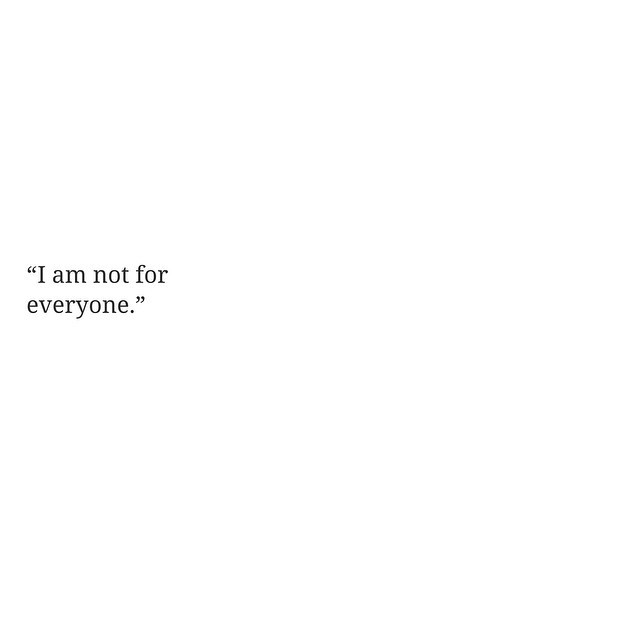
#> input picture joined comps/test/original.jpg, 640 x 640 px
$ python binary_sk.py --image test/original.jpg
#> lines starting #> are read from the running program, lines starting #| are printed output that depends on the picture; after the words box and inside, x2 and y2 are one past the last pixel; in counts of white or black regions, pixels touching at a corner belong together; long printed decimals are rounded
### joined comps/blur_ar.py
from imutils import paths
import argparse
import matplotlib.pyplot as plt
import numpy as np
import cv2


# [5 lines left out: function check_box_not_empty, not called in this run]

def check_aspect_ratio(image):
    #print(image.shape)
    img = image.copy()
    #print(type(image[0][0]))

    imgh , imgw = image.shape
    cv2.imshow("img",image)

    """ for i in range(imgh):
        for j in range(imgw):
            if image[i][j]> 0 and image[i,j] >120:
                print(i,j,image[i,j]) """

    image1 = cv2.cvtColor(image*255, cv2.COLOR_GRAY2BGR)

    num_levels, labels, stats, centroids = cv2.connectedComponentsWithStats(image, connectivity=4)
    #print(num_levels , len(labels),len(stats))
    valid_chars = []
    long_lines = []
    joined_comps = []
    huge_boxes = []
    dots = []
    hyphens = []
    #print("labels",labels)

    #print("stats",stats)
    sorted_stats = stats[np.argsort(stats[:, 3])]
    #print(sorted_stats)

    for i, stat in enumerate(sorted_stats):
        x , y , w , h = stat[0] , stat[1] ,stat[2] , stat[3]

        if ( w/h > 35 and h<6 ) or ( h/w > 25 and w < 6)  :
            #image = cv2.rectangle(image1,(x,y),(x+w,y+h),(0,255,255),1)
            long_lines.append(i)
            #print(w,h,w*h,h/w)

        elif w*h >2500 or ( w*h > 1700 and check_box_not_empty(sorted_stats[i:],x,y,x+w,y+h) ):
            #image = cv2.rectangle(image1,(x,y),(x+w,y+h),(0,255,0),2)
            huge_boxes.append(i)

        elif w*h >= 4 and w*h < 25 and w/h >= 2.5 and w/h < 5:
            #image = cv2.rectangle(image1,(x,y),(x+w,y+h),(255,255,0),2)
            hyphens.append(i)
            #print("hypehn",w,h,w/h,h/w,w*h)

        elif w*h < 7 or ( w*h <= 12 and w/h<= 2 and w/h >= 0.5) or ( w*h <= 16 and w/h< 1.7 and w/h >= 0.6) :
            #image = cv2.rectangle(image1,(x,y),(x+w,y+h),(255,255,255),1)
            dots.append(i)
            #print("dot",w,h,w*h,w/h,h/w)
            """ k = stat[1]+h//2
            n = stat[0]+ w//2
            print("pixel",img[k,n]) """

        elif ( w/h > 2 and w*h >= 25 ) :
            image = cv2.rectangle(image1,(x,y),(x+w,y+h),(0,0,255),1)
            joined_comps.append(i)
            #print(w,h,w*h,w/h,h/w)

        else :
            #image = cv2.rectangle(image1,(x,y),(x+w,y+h),(255,0,0),2)
            valid_chars.append(i)
            #print(w,h,w/h,h/w,h*w,area)
            #print(w,h,w*h,w/h,h/w)
        #print(w,h,w*h,w/h,h/w)
        """ if h/w >= 3 :
            vertc = vertc + 1 """
            #image = cv2.rectangle(image1,(x,y),(x+w,y+h),(255,255,255),2)

        k = stat[1]+h//2
        n = stat[0]+ w//2
        #print("pixel",img[k,n])
        #print("pixel",image[stat[1]+h//2,stat[0]+ w//2])
    #print("centroids",centroids)

    cv2.imwrite("test2/image1.jpg",image1)
    print("Total :",len(long_lines)+len(huge_boxes)+len(hyphens)+len(dots)+len(joined_comps)+len(valid_chars))
    print("Number of levels :",len(stats))
    print("Number of boxes :",len(huge_boxes))
    print("Number of lines :",len(long_lines))
    print("Number of hyphens :",len(hyphens))
    print("Number of valid chars :",len(valid_chars))
    print("Number of dots :",len(dots))
    print("Number of joined comps :",len(joined_comps))
    print("Total - dots :",len(stats)-len(dots))

    print("Joined comp % (Total-dots) :",(len(joined_comps)/(len(stats)- len(dots)))* 100,"%")
    print("Dots % Total :", (len(dots)/len(stats))*100,"%")

    cv2.imshow("final",image)
    cv2.waitKey(0)
    return (len(joined_comps)/(len(stats)- len(dots)))* 100 , (len(dots)/len(stats))*100

### joined comps/binary_sk.py
from blur_ar import check_aspect_ratio
from imutils import paths
import argparse
import matplotlib.pyplot as plt
import numpy as np
import cv2
from scipy import stats as st
from skimage.filters import threshold_sauvola


ap = argparse.ArgumentParser()
ap.add_argument("-i", "--image", required=True,
	help="path to input image")
args = vars(ap.parse_args())

print(args["image"])
image = cv2.imread(args['image'])
#> image is the input picture: shape (640, 640, 3); min 0, max 255, mean 254.4

#image = cv2.resize(image,(900,1580))

opname = (args["image"].split('/'))[-1] if args["image"].find('/') != -1 else args["image"]

opname = opname.split('.')[0]
print(opname)

#print(image.var())
cv2.imshow("original",image)
#image1 = cv2.GaussianBlur(image, (3, 3), 0)
gray = cv2.cvtColor(image, cv2.COLOR_BGR2GRAY)
window_size = 45
#gray = cv2.threshold(gray,127,255,cv2.THRESH_BINARY)
thresh = threshold_sauvola(gray, window_size=window_size)
binary = gray < thresh
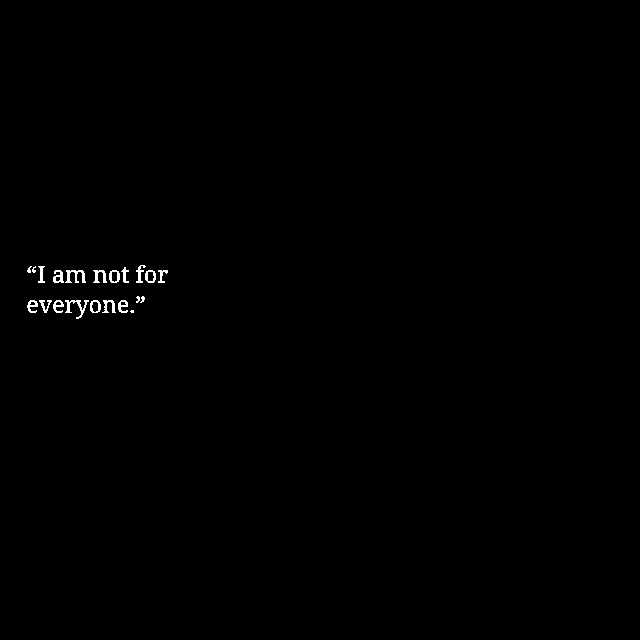
#> binary: shape (640, 640) bool; 0.35% white in thin lines or dots, all inside (x1, y1, x2, y2) = (27, 265, 168, 319)
binary_disp = binary * 255
cv2.imwrite("op/"+ opname +".jpg",binary_disp)

#cv2.imshow("bin",dist1)
deg_perc , dot_perc = check_aspect_ratio(binary.astype(np.uint8))
#> in check_aspect_ratio, `num_levels, labels, stats, centroids = cv2.connectedComponentsWithStat..`: labels: shape (640, 640) int32; 22 distinct labels, from 0 to 21
#> in check_aspect_ratio, `num_levels, labels, stats, centroids = cv2.connectedComponentsWithStat..`: num_levels = 22; stats = 22 rows, first 6: [0, 0, 640, 640, 408174], [136, 265, 10, 18, 77], [27, 266, 5, 7, 19], [32, 266, 4, 7, 17], [38, 266, 7, 17, 65], [121, 267, 8, 16, 60]; centroids = 22 rows, first 8: [320.3, 319.6], [139.6, 273.4], [28.89, 269.5], [33.53, 269.5], [41, 274.2], [124.5, 274.7], [58.05, 276.5], [75.02, 275.8]
#> in check_aspect_ratio, `sorted_stats = stats[np.argsort(stats[:, 3])]`: sorted_stats = 22 rows, first 6: [130, 310, 4, 3, 10], [32, 266, 4, 7, 17], [136, 296, 4, 7, 18], [27, 266, 5, 7, 19], [140, 296, 5, 7, 20], [109, 270, 11, 13, 78]
#> the loop in check_aspect_ratio, `for i, stat in enumerate(sorted_stats):` made 22 passes
#> (stat, x, y, w, h, k, n) on passes 1 to 12: ([130, 310, 4, 3, 10], 130, 310, 4, 3, 311, 132), ([32, 266, 4, 7, 17], 32, 266, 4, 7, 269, 34), ([136, 296, 4, 7, 18], 136, 296, 4, 7, 299, 138), ([27, 266, 5, 7, 19], 27, 266, 5, 7, 269, 29), ([140, 296, 5, 7, 20], 140, 296, 5, 7, 299, 142), ([109, 270, 11, 13, 78], 109, 270, 11, 13, 276, 114), ([53, 270, 11, 13, 87], 53, 270, 11, 13, 276, 58), ([93, 270, 14, 13, 96], 93, 270, 14, 13, 276, 100), ([158, 270, 10, 13, 59], 158, 270, 10, 13, 276, 163), ([145, 270, 11, 13, 76], 145, 270, 11, 13, 276, 150), ([27, 300, 11, 13, 78], 27, 300, 11, 13, 306, 32), ([39, 300, 13, 13, 69], 39, 300, 13, 13, 306, 45)
#> after the loop in check_aspect_ratio, `for i, stat in enumerate(sorted_stats):`: dots = [0]; huge_boxes = [21]; hyphens = []; valid_chars = [1, 2, 3, 4, 5, 6, 7, 8, 9, 10, 11, 12, 13, 14, 15, 16, 17, 18, 19, 20]
#| Total : 22
#| Number of levels : 22
#| Number of boxes : 1
#| Number of lines : 0
#| Number of hyphens : 0
#| Number of valid chars : 20
#| Number of dots : 1
#| Number of joined comps : 0
#| Total - dots : 21
#| Joined comp % (Total-dots) : 0.0 %
#| Dots % Total : 4.545 %
#> deg_perc = 0; dot_perc = 4.55
text = "Not Blurry"
color = (0,255,0)
if deg_perc > 15 or dot_perc > 40:
	text = "Blurry"
	color = (0,0,255)
cv2.putText(image, "{}: {:.2f}".format(text, deg_perc), (10, 30),
    cv2.FONT_HERSHEY_SIMPLEX, 0.8, color, 3)
cv2.imshow("final",image)
cv2.waitKey(0)

$ run again, with joined comps/test/81824e2773258dde48631ccfcfd69004.jpg copied over joined comps/test/original.jpg
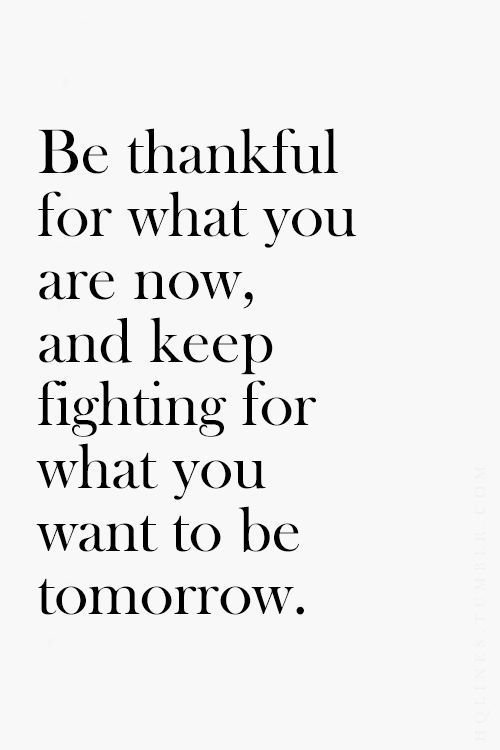
#> input picture joined comps/test/81824e2773258dde48631ccfcfd69004.jpg, 500 x 750 px
#> image is the input picture: shape (750, 500, 3); min 0, max 255, mean 236
#> `binary = gray < thresh`:
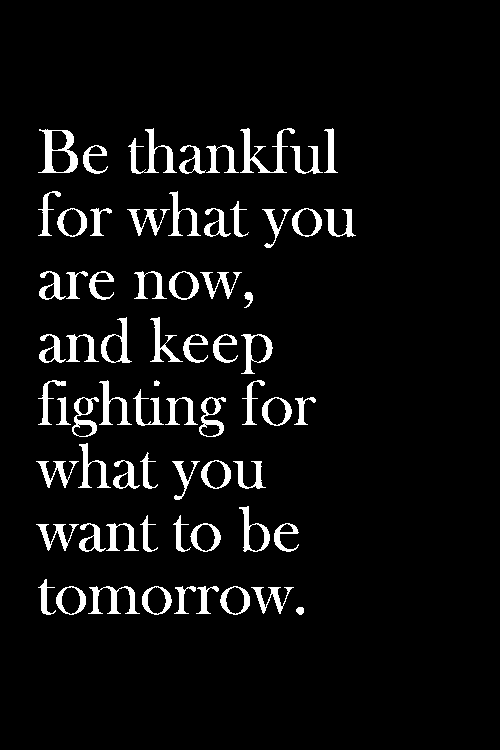
#> binary: shape (750, 500) bool; 5.6% white; 67 white regions, largest, box (x1, y1, x2, y2) and area: (240, 128, 295, 173) 718, (38, 129, 78, 173) 698, (128, 128, 177, 174) 637
#> in check_aspect_ratio, `num_levels, labels, stats, centroids = cv2.connectedComponentsWithStat..`:
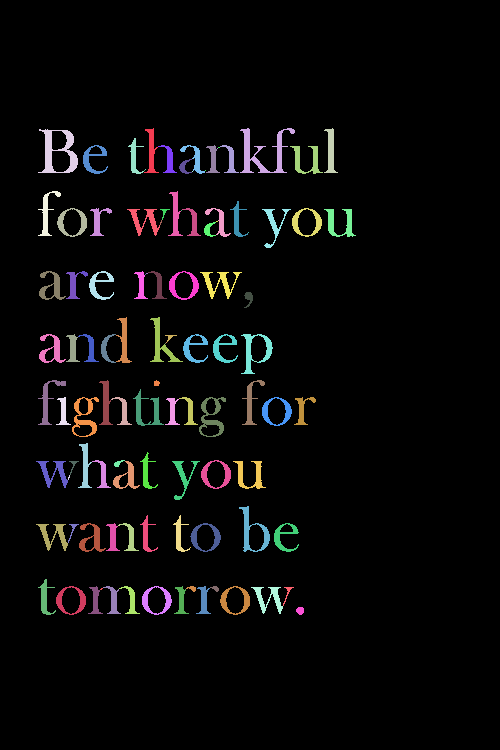
#> labels: shape (750, 500) int32; 110 distinct labels, from 0 to 109; one colour per label, 0 black
#> num_levels = 110; stats = 110 rows, first 6: [0, 0, 500, 750, 353891], [144, 128, 15, 45, 260], [240, 128, 55, 45, 718], [324, 128, 14, 45, 287], [38, 129, 40, 44, 698], [128, 138, 16, 36, 195]; centroids = 110 pairs, first value 44.44 to 339.7, second value 147 to 610.2
#> sorted_stats = 110 rows, first 6: [218, 147, 2, 1, 2], [144, 170, 1, 1, 1], [145, 169, 1, 1, 1], [217, 148, 1, 1, 1], [192, 171, 1, 1, 1], [190, 547, 1, 1, 1]
#> the loop in check_aspect_ratio, `for i, stat in enumerate(sorted_stats):` made 110 passes
#> (stat, x, y, w, h, k, n) on passes 1 to 8: ([218, 147, 2, 1, 2], 218, 147, 2, 1, 147, 219), ([144, 170, 1, 1, 1], 144, 170, 1, 1, 170, 144), ([145, 169, 1, 1, 1], 145, 169, 1, 1, 169, 145), ([217, 148, 1, 1, 1], 217, 148, 1, 1, 148, 217), ([192, 171, 1, 1, 1], 192, 171, 1, 1, 171, 192), ([190, 547, 1, 1, 1], 190, 547, 1, 1, 547, 190), ([205, 170, 1, 1, 1], 205, 170, 1, 1, 170, 205), ([254, 361, 3, 1, 3], 254, 361, 3, 1, 361, 255)
#> after the loop in check_aspect_ratio, `for i, stat in enumerate(sorted_stats):`: dots = [0, 1, 2, 3, 4, 5, 6, 7, 8, 9, 10, 11, 12, 13, 14, 15]; huge_boxes = [109]; hyphens = []; valid_chars = 93 values from 16 to 108
#| Total : 110
#| Number of levels : 110
#| Number of boxes : 1
#| Number of lines : 0
#| Number of hyphens : 0
#| Number of valid chars : 93
#| Number of dots : 16
#| Number of joined comps : 0
#| Total - dots : 94
#| Joined comp % (Total-dots) : 0.0 %
#| Dots % Total : 14.545 %
#> deg_perc = 0; dot_perc = 14.55

$ run again, with joined comps/test/Capture1.JPG copied over joined comps/test/original.jpg
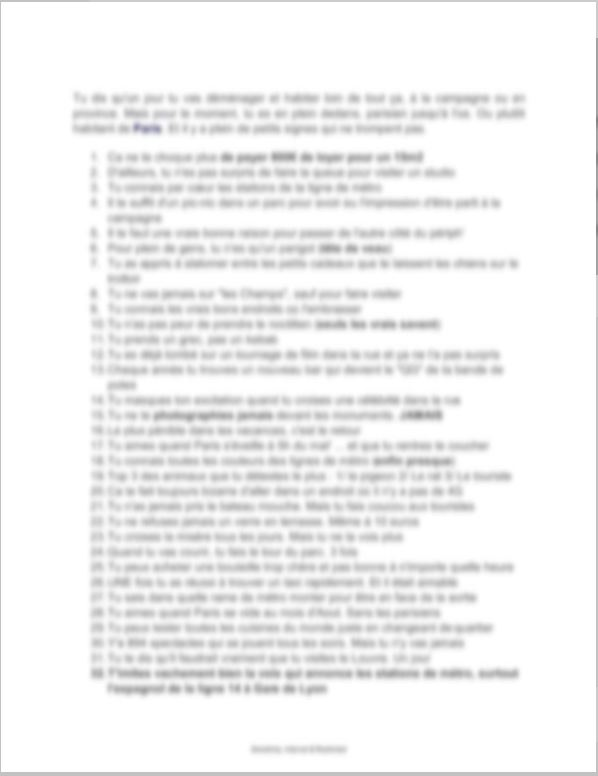
#> input picture joined comps/test/Capture1.JPG, 598 x 776 px
#> image is the input picture: shape (776, 598, 3); mean B, G, R 241.3, 241.3, 241.3
#> binary: shape (776, 598) bool; 2.4% white; 181 white regions (111 under 20 px), largest, box (x1, y1, x2, y2) and area: (0, 0, 598, 776) 5114, (0, 3, 1, 771) 768, (403, 411, 442, 419) 238
#> in check_aspect_ratio, `num_levels, labels, stats, centroids = cv2.connectedComponentsWithStat..`:
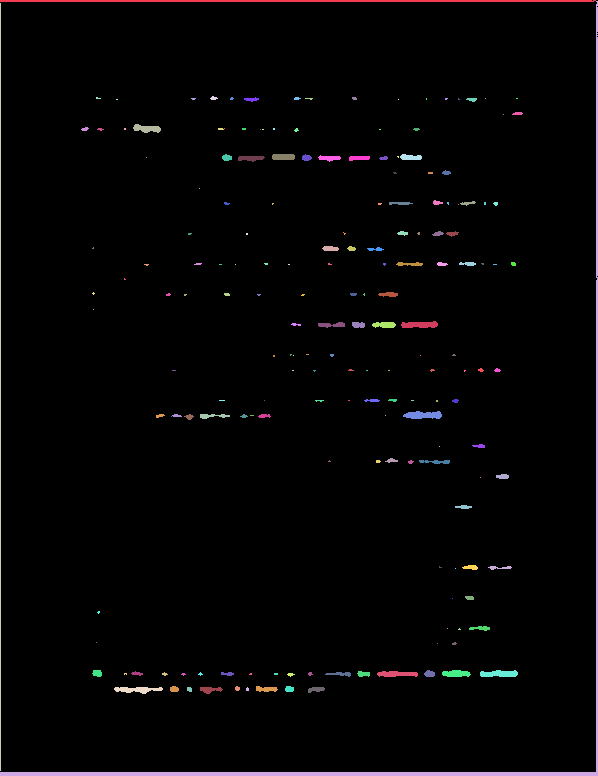
#> labels: shape (776, 598) int32; 186 distinct labels, from 0 to 185; one colour per label, 0 black
#> num_levels = 186; stats = 186 rows, first 6: [0, 0, 598, 772, 452799], [0, 0, 596, 2, 1189], [0, 1, 598, 775, 3925], [0, 3, 1, 768, 768], [210, 96, 8, 4, 21], [96, 97, 5, 2, 7]; centroids = 186 pairs, first value 0 to 517.3, second value 0.5 to 689.3
#> sorted_stats = 186 rows, first 6: [452, 598, 1, 1, 1], [447, 628, 1, 1, 1], [96, 642, 1, 1, 1], [437, 643, 1, 1, 1], [480, 477, 1, 1, 1], [455, 568, 1, 1, 1]
#> the loop in check_aspect_ratio, `for i, stat in enumerate(sorted_stats):` made 186 passes
#> (stat, x, y, w, h, k, n) on passes 1 to 3: ([452, 598, 1, 1, 1], 452, 598, 1, 1, 598, 452), ([447, 628, 1, 1, 1], 447, 628, 1, 1, 628, 447), ([96, 642, 1, 1, 1], 96, 642, 1, 1, 642, 96)
#> after the loop in check_aspect_ratio, `for i, stat in enumerate(sorted_stats):`:
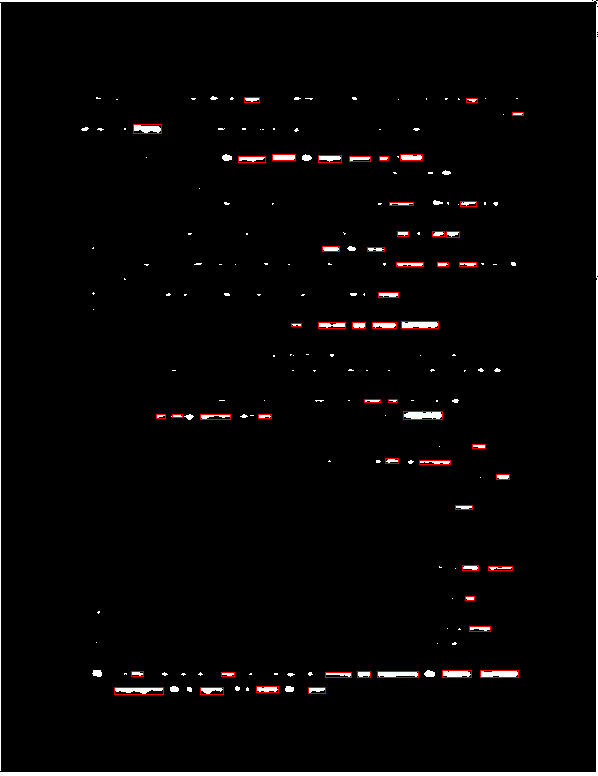
#> image1: shape (776, 598, 3); mean B, G, R 5.9, 5.9, 7.3
#> after the loop in check_aspect_ratio, `for i, stat in enumerate(sorted_stats):`: dots = 85 values from 0 to 136; huge_boxes = [184, 185]; hyphens = [13, 20, 34, 40, 50, 57, 58, 60, 65, 66, 79, 80]; joined_comps = 53 values from 87 to 182; long_lines = [39, 183]; valid_chars = 32 values from 82 to 179
#| Total : 186
#| Number of levels : 186
#| Number of boxes : 2
#| Number of lines : 2
#| Number of hyphens : 12
#| Number of valid chars : 32
#| Number of dots : 85
#| Number of joined comps : 53
#| Total - dots : 101
#| Joined comp % (Total-dots) : 52.475 %
#| Dots % Total : 45.699 %
#> deg_perc = 52.48; dot_perc = 45.7
